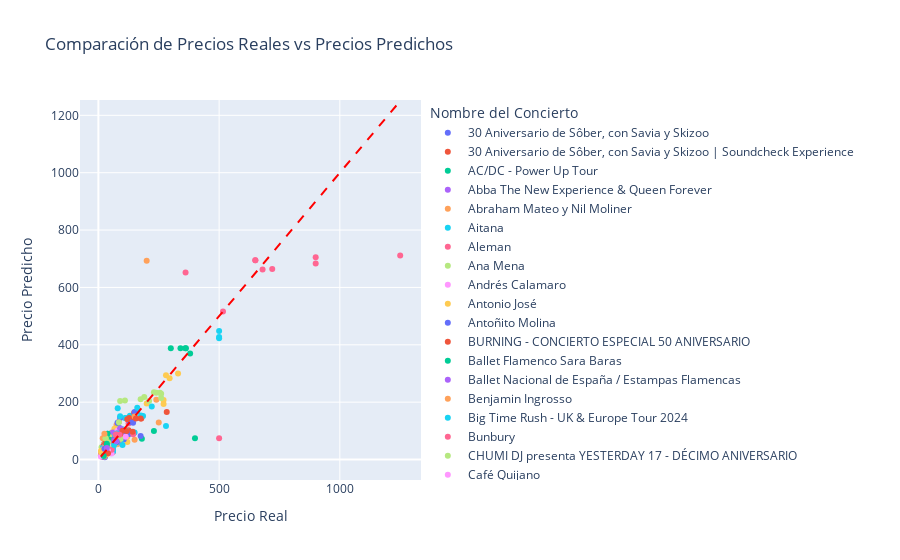

Notebook source saved alongside this figure:
### Markdown cell above
MODELO RANDOM SEARCH ESTANDARIZADO

### Code cell
# Definir los parámetros para Random Search
params = {
    'mlp__hidden_layer_sizes': range(1, 401),
    'mlp__activation': ["relu", "identity",  "tanh", "logistic"],
    'mlp__solver': ['sgd', 'lbfgs', 'adam'],
}

# Realizar Random Search
start_time = time.time()

randomSearch = RandomizedSearchCV(estimator=pipeline, param_distributions=params, n_iter=180, n_jobs=-1, scoring='neg_mean_squared_error', cv=ps)
randomSearch.fit(X_train, y)

results = cross_validate(randomSearch.best_estimator_, X_train, y, cv=ps, scoring=scoring, return_train_score=True)

end_time = time.time()
execution_time = end_time - start_time
print("Tiempo de ejecución:", execution_time, "segundos")

print('Mejores parámetros RandomSearch: ', randomSearch.best_params_)

resultados = crear_tabla_resultados(results)

cargar_modelo_mlflow(randomSearch.best_estimator_, 'MAX_PRICE', 'RANDOM SEARCH', resultados, execution_time)

# Mostrar las predicciones y los valores reales
plot_model_predictions(randomSearch.best_estimator_, X_train, y, data)
feature_importance(randomSearch.best_estimator_, X_train, y, 15)
resultados
